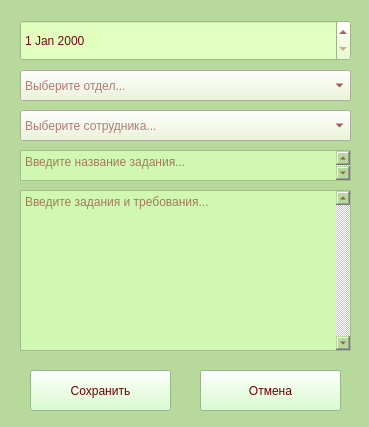
<?xml version="1.0" encoding="UTF-8"?>
<ui version="4.0">
 <class>Form</class>
 <widget class="QWidget" name="Form">
  <property name="geometry">
   <rect>
    <x>0</x>
    <y>0</y>
    <width>369</width>
    <height>427</height>
   </rect>
  </property>
  <property name="windowTitle">
   <string>Добавление</string>
  </property>
  <property name="styleSheet">
   <string notr="true">background-color:rgb(183, 217, 156);
color: rgb(109, 29, 29);
border-color: 2px rgb(114, 165, 100);</string>
  </property>
  <widget class="QDateEdit" name="dateEdit_add">
   <property name="geometry">
    <rect>
     <x>20</x>
     <y>20</y>
     <width>331</width>
     <height>41</height>
    </rect>
   </property>
   <property name="styleSheet">
    <string notr="true">background-color: rgb(225, 255, 190);
font: 700 10pt &quot;Small Fonts&quot;;
color: rgb(125, 7, 23);

</string>
   </property>
  </widget>
  <widget class="QTextEdit" name="add_task_descrip">
   <property name="geometry">
    <rect>
     <x>20</x>
     <y>190</y>
     <width>331</width>
     <height>161</height>
    </rect>
   </property>
   <property name="styleSheet">
    <string notr="true">background-color: rgb(209, 248, 178);
font: 700 10pt &quot;Small Fonts&quot;;
color: rgb(111, 0, 0);</string>
   </property>
   <property name="verticalScrollBarPolicy">
    <enum>Qt::ScrollBarPolicy::ScrollBarAlwaysOn</enum>
   </property>
   <property name="placeholderText">
    <string>Введите задания и требования...</string>
   </property>
  </widget>
  <widget class="QComboBox" name="joi_otdel_for_admin_add">
   <property name="geometry">
    <rect>
     <x>20</x>
     <y>70</y>
     <width>331</width>
     <height>31</height>
    </rect>
   </property>
   <property name="styleSheet">
    <string notr="true">background-color: rgb(234, 245, 211);
font: 700 10pt &quot;Small Fonts&quot;;
color: rgb(111, 0, 0);</string>
   </property>
   <property name="placeholderText">
    <string>Выберите отдел...</string>
   </property>
  </widget>
  <widget class="QPushButton" name="exit_save">
   <property name="geometry">
    <rect>
     <x>200</x>
     <y>370</y>
     <width>141</width>
     <height>41</height>
    </rect>
   </property>
   <property name="styleSheet">
    <string notr="true">background-color: rgb(206, 255, 193);
font: 700 10pt &quot;Small Fonts&quot;;
color: rgb(111, 0, 0);</string>
   </property>
   <property name="text">
    <string>Отмена</string>
   </property>
   <property name="checkable">
    <bool>false</bool>
   </property>
   <property name="autoRepeat">
    <bool>false</bool>
   </property>
  </widget>
  <widget class="QPushButton" name="save_add">
   <property name="geometry">
    <rect>
     <x>30</x>
     <y>370</y>
     <width>141</width>
     <height>41</height>
    </rect>
   </property>
   <property name="styleSheet">
    <string notr="true">background-color: rgb(206, 255, 193);
font: 700 10pt &quot;Small Fonts&quot;;
color: rgb(111, 0, 0);</string>
   </property>
   <property name="text">
    <string>Сохранить</string>
   </property>
   <property name="checkable">
    <bool>false</bool>
   </property>
   <property name="autoRepeat">
    <bool>false</bool>
   </property>
  </widget>
  <widget class="QTextEdit" name="add_task_title">
   <property name="geometry">
    <rect>
     <x>20</x>
     <y>150</y>
     <width>331</width>
     <height>31</height>
    </rect>
   </property>
   <property name="styleSheet">
    <string notr="true">background-color: rgb(209, 248, 178);
font: 700 10pt &quot;Small Fonts&quot;;
color: rgb(111, 0, 0);</string>
   </property>
   <property name="verticalScrollBarPolicy">
    <enum>Qt::ScrollBarPolicy::ScrollBarAlwaysOn</enum>
   </property>
   <property name="placeholderText">
    <string>Введите название задания...</string>
   </property>
  </widget>
  <widget class="QComboBox" name="joi_sotrud_for_admin_add">
   <property name="geometry">
    <rect>
     <x>20</x>
     <y>110</y>
     <width>331</width>
     <height>31</height>
    </rect>
   </property>
   <property name="styleSheet">
    <string notr="true">background-color: rgb(234, 245, 211);
font: 700 10pt &quot;Small Fonts&quot;;
color: rgb(111, 0, 0);</string>
   </property>
   <property name="placeholderText">
    <string>Выберите сотрудника...</string>
   </property>
  </widget>
 </widget>
 <resources/>
 <connections/>
</ui>
